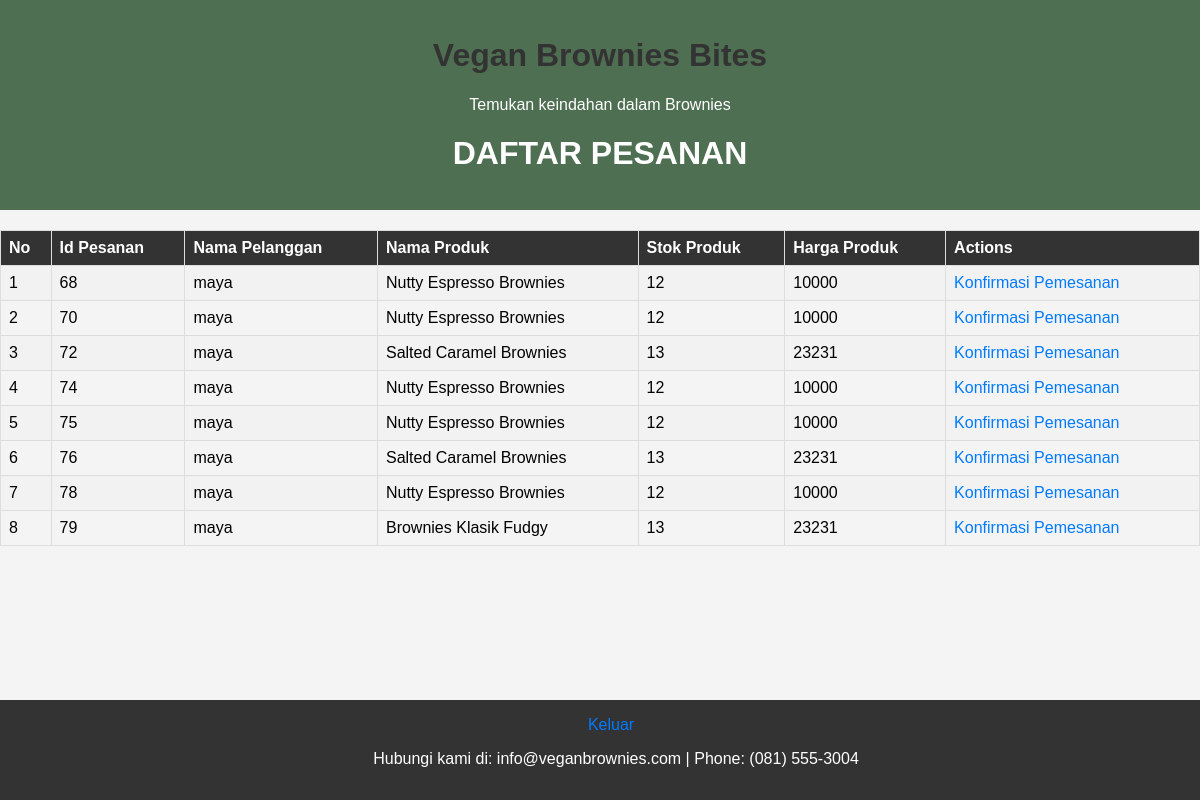
The page /AdminSide/order.php on the database as committed earlier.
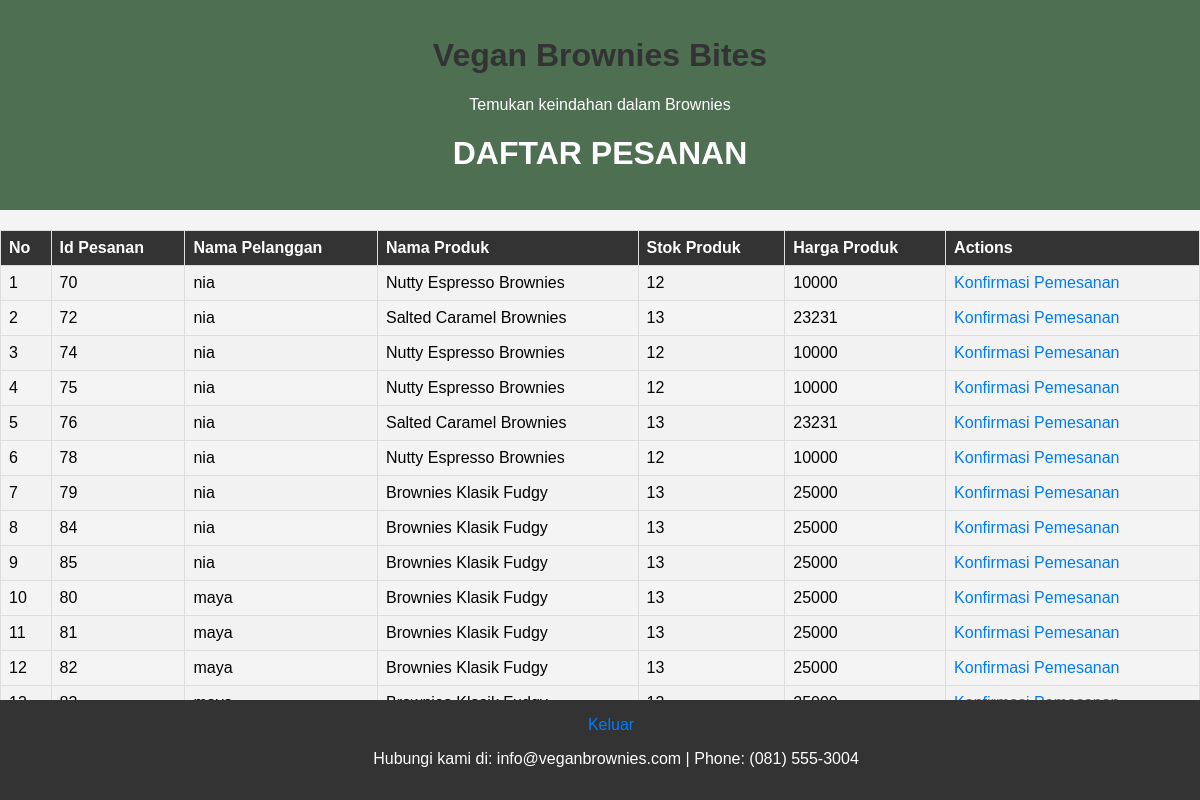
The same page on the database as committed later.
### tables this page shows
CREATE TABLE `pesanan` (
  `Id_pesanan` int(11) NOT NULL,
  `Id_pelanggan` int(11) NOT NULL,
  `Id_produk` int(11) NOT NULL,
  `Alamat_pesanan` text NOT NULL,
  `Total_pesanan` int(11) NOT NULL,
  `Tgl_pesanan` date NOT NULL
);

CREATE TABLE `pelanggan` (
  `Id_pelanggan` int(11) NOT NULL,
  `Password` varchar(10) NOT NULL,
  `Nama_pelanggan` varchar(30) NOT NULL,
  `No_pelanggan` int(11) DEFAULT NULL,
  `Alamat_pelanggan` text NOT NULL
);

CREATE TABLE `produk` (
  `Id_produk` int(11) NOT NULL,
  `Nama_produk` varchar(30) NOT NULL,
  `Foto_produk` varchar(30) NOT NULL,
  `Stok_produk` int(11) NOT NULL,
  `Deskripsi_produk` text NOT NULL,
  `Harga_produk` int(11) NOT NULL
);

### classes/classPesanan.php (called while the page is built, shortened)
<?php
class Pesanan extends Connection\Connect{
    public function viewPesanan(){
        $conn = $this->getConnection();
        $query = "SELECT *
        FROM pesanan
        JOIN produk ON pesanan.Id_produk = produk.Id_produk
        JOIN pelanggan ON pesanan.Id_pelanggan = pelanggan.Id_pelanggan;";
        $result = $conn->query($query);
        $pesanan = $result->fetchAll();
        return $pesanan;
        }
}
?>

### AdminSide/order.php (the view, shortened to what this page needs)
<?php
require_once "../classes/classPesanan.php";
$pesanans = new Pesanan;
$pesanan = $pesanans->viewPesanan();
?>
<!DOCTYPE html>
<html lang="en">
<head>
</head>
<body>
    <header>
    <h1>Vegan Brownies Bites</h1>
        <p>Temukan keindahan dalam Brownies</p>
        <h1 style="color: white;">DAFTAR PESANAN</h1>
    </header>
    <table border="1" cellpadding = '10' cellspacing = '0'>
        <tr>
            <th> No </th>
            <th> Id Pesanan</th>
            <th> Nama Pelanggan</th>
            <th> Nama Produk </th>
            <th> Stok Produk</th>
            <th> Harga Produk</th>
            <th> Actions</th>
        </tr>
        <?php $i =1;?>
        <?php foreach($pesanan as $row): ?>
        <tr>
            <td><?= $i; ?></td>
            <td><?= $row['Id_pesanan']; ?></td>
            <td><?= $row['Nama_pelanggan']; ?></td>
            <td><?= $row['Nama_produk']; ?></td>
            <td><?= $row['Stok_produk']; ?></td>
            <td><?= $row['Harga_produk']; ?></td>
            <td>
               <a href="konfirmasiPesanan.php?Id_pesanan=<?=$row['Id_pesanan'];?>" onclick="return confirm('yakin?');">Konfirmasi Pemesanan</a>
            </td>
            <?php $i++?>
        </tr>
        <?php endforeach; ?>
    </table>
    <footer>
        <a href="../logout.php">Keluar</a>
        <p>Hubungi kami di: info@veganbrownies.com | Phone: (081) 555-3004</p>
    </footer>

### AdminSide/order.php (style rules this page uses)
body { font-family: Arial, sans-serif; background-color: #f4f4f4; margin: 0; padding: 0; }
h1, .form { color: #333; }
a { text-decoration: none; color: #007BFF; margin-right: 10px; text-align: center; }
table { width: 100%; border-collapse: collapse; margin-top: 20px; }
th, td { border: 1px solid #ddd; padding: 8px; text-align: left; }
th { background-color: #333; color: white; }
tr:nth-child(even) { background-color: #f2f2f2; }
footer { background-color: #333; color: #fff; text-align: center; padding: 1em; position: fixed; bottom: 0; width: 100%; }
header { background-color: #4F6F52; color: #fff; padding: 1em; text-align: center; }

Rows that differ between the two databases and show on the page:
removed pesanan: Id_pesanan "68", Id_pelanggan.Nama_pelanggan "maya", Id_produk.Nama_produk "Nutty Espresso Brownies", Id_produk.Stok_produk "12", Id_produk.Harga_produk "10000"
changed through a linked row, pesanan id 70: Id_pelanggan.Nama_pelanggan "maya" → "nia"
changed through a linked row, pesanan id 72: Id_pelanggan.Nama_pelanggan "maya" → "nia"
changed through a linked row, pesanan id 74: Id_pelanggan.Nama_pelanggan "maya" → "nia"
changed through a linked row, pesanan id 75: Id_pelanggan.Nama_pelanggan "maya" → "nia"
changed through a linked row, pesanan id 76: Id_pelanggan.Nama_pelanggan "maya" → "nia"
changed through a linked row, pesanan id 78: Id_pelanggan.Nama_pelanggan "maya" → "nia"
changed through a linked row, pesanan id 79: Id_pelanggan.Nama_pelanggan "maya" → "nia"; Id_produk.Harga_produk "23231" → "25000"
added pesanan: Id_pesanan "84", Id_pelanggan.Nama_pelanggan "nia", Id_produk.Nama_produk "Brownies Klasik Fudgy", Id_produk.Stok_produk "13", Id_produk.Harga_produk "25000"
added pesanan: Id_pesanan "85", Id_pelanggan.Nama_pelanggan "nia", Id_produk.Nama_produk "Brownies Klasik Fudgy", Id_produk.Stok_produk "13", Id_produk.Harga_produk "25000"
added pesanan: Id_pesanan "80", Id_pelanggan.Nama_pelanggan "maya", Id_produk.Nama_produk "Brownies Klasik Fudgy", Id_produk.Stok_produk "13", Id_produk.Harga_produk "25000"
added pesanan: Id_pesanan "81", Id_pelanggan.Nama_pelanggan "maya", Id_produk.Nama_produk "Brownies Klasik Fudgy", Id_produk.Stok_produk "13", Id_produk.Harga_produk "25000"
added pesanan: Id_pesanan "82", Id_pelanggan.Nama_pelanggan "maya", Id_produk.Nama_produk "Brownies Klasik Fudgy", Id_produk.Stok_produk "13", Id_produk.Harga_produk "25000"
